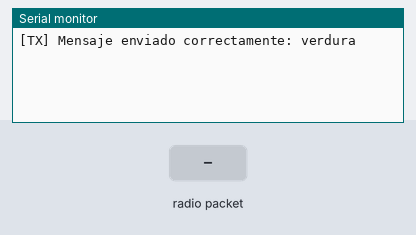
Bench run of a sketch on a simulated ESP32. On the bench: the last lines printed to the serial monitor. Inputs (shaded band) come from the test bench. No radio packets arrive unless stated.

Above: at 1.2 s.
1.3 s: radio packet "1" arrives
At 3.4 s:
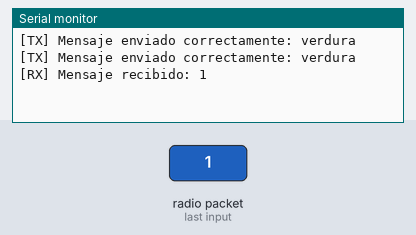
3.7 s: radio packet "0" arrives
At 5.0 s:
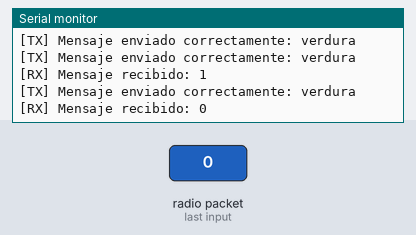
5.2 s: radio packet "2" arrives
At 6.6 s:
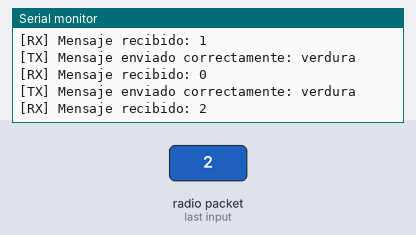

Measured:
- after the input at 1.3 s, the serial monitor: prints a new line after 0.91 s (image 1)
- after the input at 3.7 s, the serial monitor: prints a new line after 0.51 s (image 2)
- after the input at 5.2 s, the serial monitor: prints a new line after 1.0 s (image 3)

The sketch:

test_nrf_custom_spi.ino
```cpp
#include <SPI.h>
#include <RF24.h>

// 1. Pines personalizados SPI
#define CUSTOM_SCK   18
#define CUSTOM_MISO  19
#define CUSTOM_MOSI  21

// 2. Pines de control del NRF24L01
#define CE_PIN       25
#define CSN_PIN      26

// 3. Instancia del bus SPI y del Radio NRF24
SPIClass customSPI(2); // Se puede cambiar por 2 (HSPI) o 3 (VSPI)
RF24 radio(CE_PIN, CSN_PIN);

// Dirección de tubería de 5 bytes
const byte direccion[6] = "00001";

void setup() {
  Serial.begin(115200);

  // Inicializa bus SPI (Maestro)
  customSPI.begin(CUSTOM_SCK, CUSTOM_MISO, CUSTOM_MOSI, CSN_PIN);

  // Inicializa el módulo radio NRF24 (Esclavo SPI)
  if (!radio.begin(&customSPI)) {
    Serial.println("Error: El módulo NRF24L01 no responde.");
    while (1);
  }

  radio.setPALevel(RF24_PA_LOW);

  // Configura la misma dirección para enviar y recibir
  radio.openWritingPipe(direccion);
  radio.openReadingPipe(1, direccion);
}

void loop() {
  // --- FASE 1: EMISOR (TX) ---
  radio.stopListening(); // Modos TX

  char textoEnviado[] = "verdura";
  bool reporte = radio.write(&textoEnviado, sizeof(textoEnviado));

  if (reporte) {
    Serial.print("[TX] Mensaje enviado correctamente: ");
    Serial.println(textoEnviado);
  } else {
    Serial.println("[TX] Fallo al enviar el mensaje.");
  }

  // --- FASE 2: RECEPTOR (RX) ---
  radio.startListening(); // Cambia a modo RX

  // Espera un breve tiempo para escuchar confirmación o mensajes devueltos
  unsigned long tiempoInicio = millis();
  char textoRecibido[32] = {0};

  while (millis() - tiempoInicio < 200) {
    if (radio.available()) {
      radio.read(&textoRecibido, sizeof(textoRecibido));
      Serial.print("[RX] Mensaje recibido: ");
      Serial.println(textoRecibido);
      break;
    }
  }

  delay(2000); // Pausa de 2 segundos antes del siguiente ciclo
}
```
